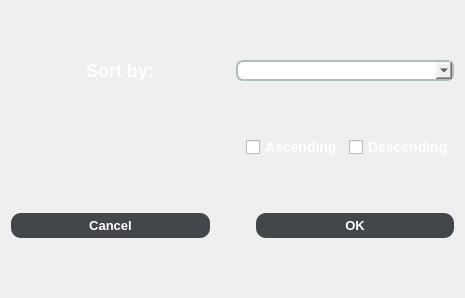
<?xml version="1.0" encoding="UTF-8"?>
<ui version="4.0">
 <class>SortWindow</class>
 <widget class="QDialog" name="SortWindow">
  <property name="geometry">
   <rect>
    <x>0</x>
    <y>0</y>
    <width>465</width>
    <height>298</height>
   </rect>
  </property>
  <property name="windowTitle">
   <string>SortWindow</string>
  </property>
  <property name="styleSheet">
   <string notr="true">background-color: grey;
                QPushButton{	background-color: rgb(67,70,75);
                border-width: 2px;
                border-radius: 10px;
                border-color: beige;
                font: bold 12px;
                color: white;
                padding: 5px;
                }
                QPushButton:pressed {
                border-style: inset;
                border: 2px solid #add8e6;
                }</string>
  </property>
  <layout class="QGridLayout" name="gridLayout">
   <item row="1" column="1" colspan="2">
    <layout class="QHBoxLayout" name="horizontalLayout_4">
     <item>
      <spacer name="horizontalSpacer">
       <property name="orientation">
        <enum>Qt::Horizontal</enum>
       </property>
       <property name="sizeType">
        <enum>QSizePolicy::Expanding</enum>
       </property>
       <property name="sizeHint" stdset="0">
        <size>
         <width>40</width>
         <height>20</height>
        </size>
       </property>
      </spacer>
     </item>
     <item alignment="Qt::AlignHCenter">
      <widget class="QCheckBox" name="ascendingCheck">
       <property name="styleSheet">
        <string notr="true">color: white;
font: bold 14px</string>
       </property>
       <property name="text">
        <string>Ascending</string>
       </property>
      </widget>
     </item>
     <item alignment="Qt::AlignHCenter">
      <widget class="QCheckBox" name="descendingCheck">
       <property name="styleSheet">
        <string notr="true">color: white;
font: bold 14px
</string>
       </property>
       <property name="text">
        <string>Descending</string>
       </property>
      </widget>
     </item>
    </layout>
   </item>
   <item row="0" column="1" colspan="2">
    <layout class="QHBoxLayout" name="horizontalLayout_2">
     <item alignment="Qt::AlignHCenter">
      <widget class="QLabel" name="label">
       <property name="styleSheet">
        <string notr="true">color: white;
font: bold 18px</string>
       </property>
       <property name="text">
        <string>Sort by:</string>
       </property>
      </widget>
     </item>
     <item>
      <widget class="QComboBox" name="comboBox">
       <property name="font">
        <font>
         <pointsize>10</pointsize>
         <bold>true</bold>
        </font>
       </property>
       <property name="styleSheet">
        <string notr="true">QComboBox {
	border: 2px solid rgb(178, 190, 181);
	border-radius: 7px;
}</string>
       </property>
      </widget>
     </item>
    </layout>
   </item>
   <item row="2" column="1" colspan="2">
    <layout class="QHBoxLayout" name="horizontalLayout_3">
     <item>
      <widget class="QPushButton" name="cancelButton">
       <property name="styleSheet">
        <string notr="true">QPushButton{	background-color: rgb(67,70,75);
                                    border-width: 2px;
                                    border-radius: 10px;
                                    border-color: beige;
                                    font: bold 13px;
                                    color: white;
                                    padding: 5px;
                                    }
                                    QPushButton:pressed {
                                    border-style: inset;
                                    border: 2px solid #add8e6;
                                    }</string>
       </property>
       <property name="text">
        <string>Cancel</string>
       </property>
      </widget>
     </item>
     <item>
      <spacer name="horizontalSpacer_2">
       <property name="orientation">
        <enum>Qt::Horizontal</enum>
       </property>
       <property name="sizeType">
        <enum>QSizePolicy::Preferred</enum>
       </property>
       <property name="sizeHint" stdset="0">
        <size>
         <width>40</width>
         <height>20</height>
        </size>
       </property>
      </spacer>
     </item>
     <item>
      <widget class="QPushButton" name="okButton">
       <property name="styleSheet">
        <string notr="true">QPushButton{	background-color: rgb(67,70,75);
                                    border-width: 2px;
                                    border-radius: 10px;
                                    border-color: beige;
                                    font: bold 13px;
                                    color: white;
                                    padding: 5px;
                                    }
                                    QPushButton:pressed {
                                    border-style: inset;
                                    border: 2px solid #add8e6;
                                    }</string>
       </property>
       <property name="text">
        <string>OK</string>
       </property>
      </widget>
     </item>
    </layout>
   </item>
  </layout>
 </widget>
 <resources/>
 <connections/>
</ui>
